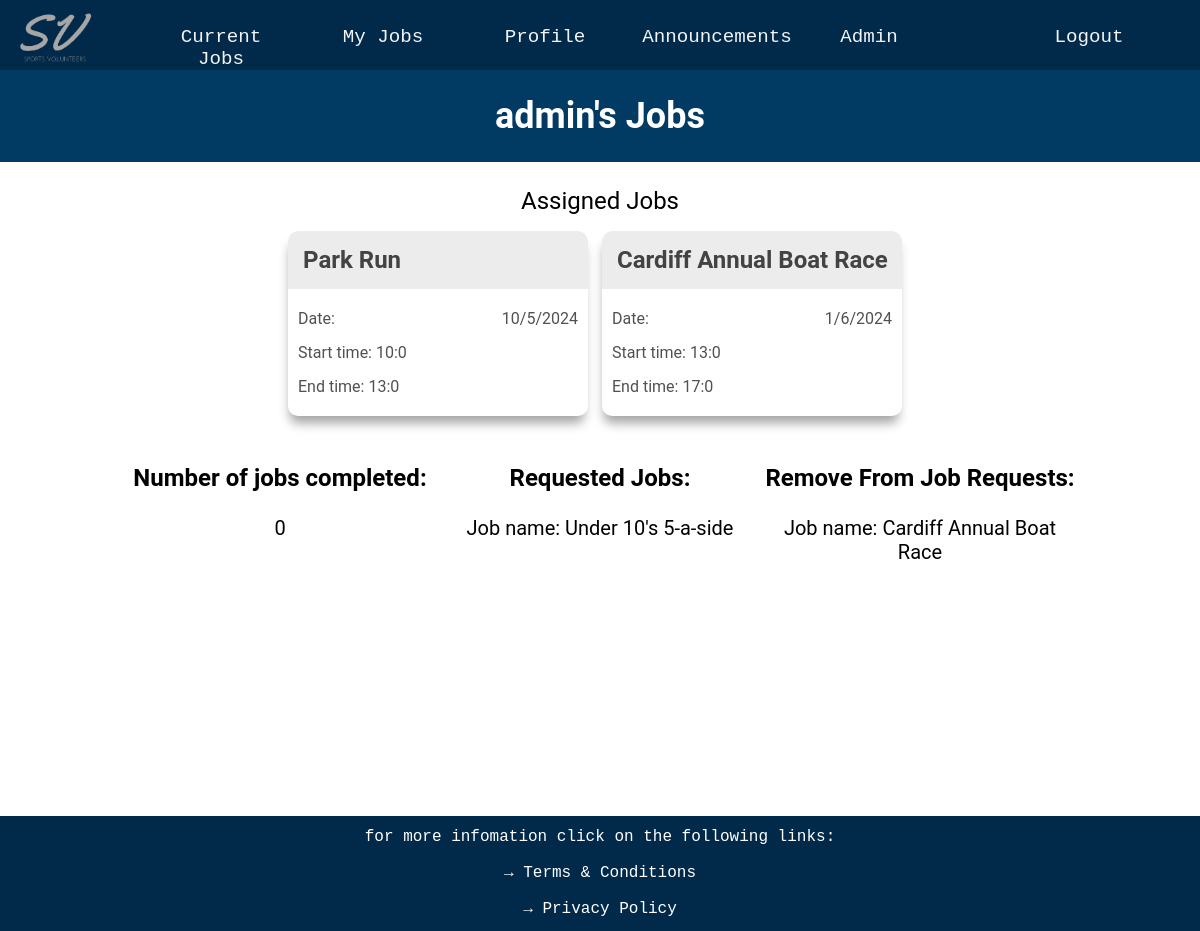
The page /my_jobs (signed in) on the database as committed earlier.
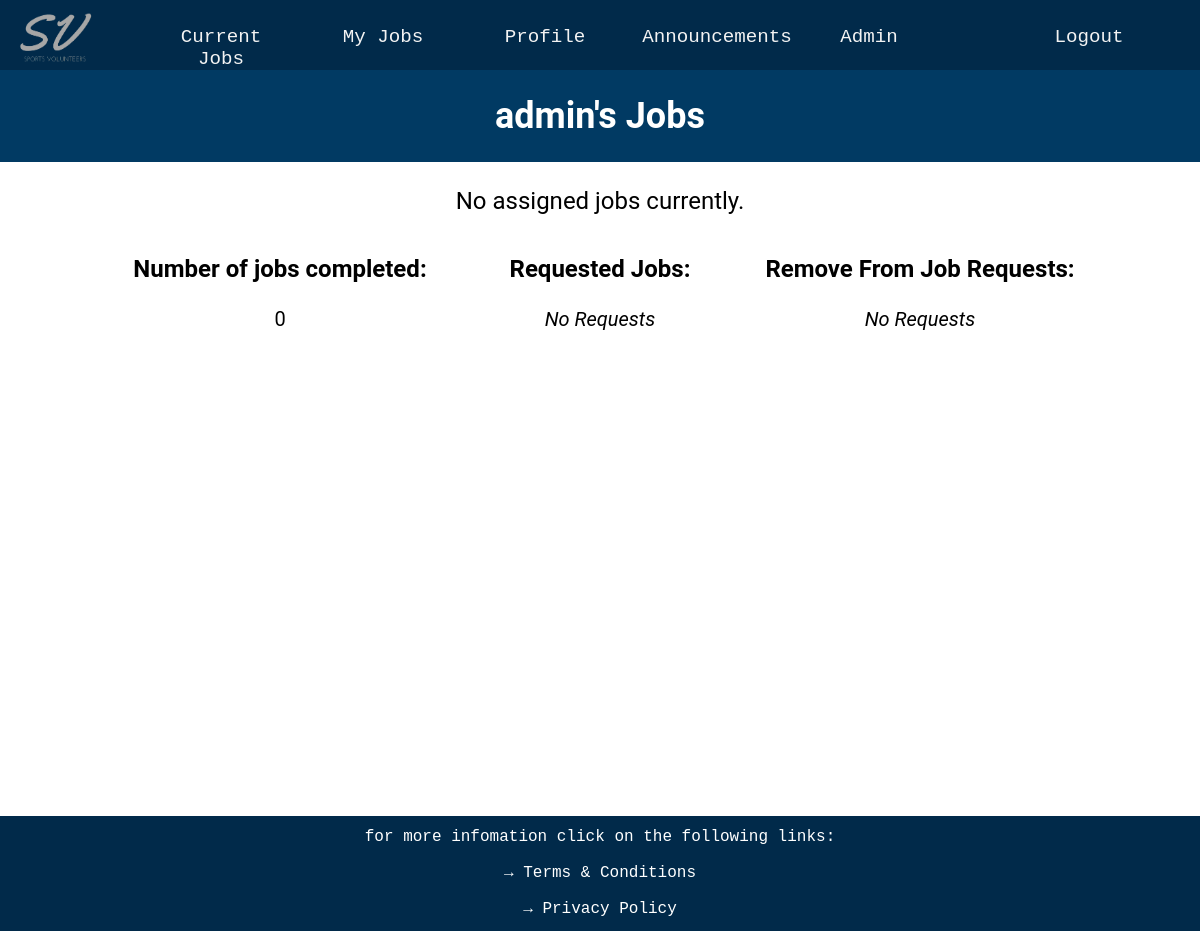
The same page on the database as committed later.
### website/databases.py (models this page shows, shortened)
class Jobs(UserMixin, db.Model):
    __tablename__ = 'jobs'
    job_id = db.Column(db.Integer, primary_key=True)
    job_name = db.Column(db.String(20))
    volunteers_needed = db.Column(db.Integer)
    volunteers_needed_left = db.Column(db.Integer)
    start_time = db.Column(db.String(20))
    end_time = db.Column(db.String(20))
    date = db.Column(db.String(20))
    job_description = db.Column(db.String(300))
    job_qualifications = db.relationship('Qualification', secondary=job_requirements,
                                         backref=db.backref('required_for_jobs', lazy='subquery'))

class RemoveRequests(UserMixin, db.Model):
    __tablename__ = 'remove_requests'
    remove_request_id = db.Column(db.Integer, primary_key=True, autoincrement=True)
    user_id = db.Column(db.Integer, db.ForeignKey('users.user_id'))
    job_id = db.Column(db.Integer, db.ForeignKey('jobs.job_id'))
    user = db.relationship('User', backref=db.backref('remove_requests', lazy='subquery'))
    job = db.relationship('Jobs', backref=db.backref('remove_requests', lazy='subquery'))

### website/routes.py (the view)
@app.route('/my_jobs', methods=['GET', 'POST'])
def my_jobs():
    current_user_id = current_user.get_id()
    assigned_jobs = Jobs.query.join(UserJobLink, Jobs.job_id == UserJobLink.job_id).filter(UserJobLink.user_id == current_user_id).all()
    my_remove_requests = RemoveRequests.query.filter_by(user_id=current_user_id).all()
    requested_removal_job_ids = [rem.job_id for rem in my_remove_requests]
    assigned_job_ids = []
    for assigned_job in assigned_jobs:
        assigned_job_ids.append(assigned_job.job_id)
    requested_job_ids = []
    requested_jobs = Requests.query.filter_by(user_id=current_user_id).all()
    for requested in requested_jobs:
        requested_job_ids.append(requested.job_id)
    if 'remove_request_job_id' in request.form:
        job_id_request = request.form['remove_request_job_id']
        new_request = RemoveRequests(user_id=current_user_id, job_id=job_id_request)
        db.session.add(new_request)
        db.session.commit()
        return redirect(url_for('my_jobs'))
    return render_template('my_jobs.html',assigned_jobs=assigned_jobs, assigned_job_ids=assigned_job_ids, requested_job_ids=requested_job_ids,
                           my_remove_requests=my_remove_requests, requested_removal_job_ids=requested_removal_job_ids,
                           current_user_id=current_user_id, job_table=Jobs, prescription_level = prescription_level)

### website/databases.py (called while the page is built)
    def get_id(self):
        return str(self.user_id)

### website/routes.py (called while the page is built)
@lm.user_loader
def load_user(user_id):
    return User.query.get(int(user_id))

### website/templates/my_jobs.html (shortened to what this page needs)
{% extends "layout.html" %}
{% block page_content %}
<div class="p-title-box">
    <h1 class = 'profile-title'>{{ current_user.username }}'s Jobs  </h1>
</div>
<div class="timetable-boxes">
{% if assigned_jobs %}
    <p class='profile-box-text' style='font-size: 3vh;'>Assigned Jobs</p>
    {% for job in assigned_jobs %}
    <div class="job-content">
        <element onclick="togglePopup('{{ job.job_id }}')">
            <div class="job-box">
                <div class="job-name-box">
                    <div class="job-name"><b>{{ job.job_name }}</b></div>
                </div>
                <div>Date: <span>{{ job.date }}</span></div>
                <div>Start time: <span>{{ job.start_time }}</span></div>
                <div>End time: <span>{{ job.end_time }}</span></div>
            </div>
        </element>
    </div>
    {% endfor %}
{% else %}
    <p class='profile-box-text' style='font-size: 3vh;'>No assigned jobs currently.</p>
{% endif %}
</div>
<div class='info-boxes'>
    <div class='info-box'>
        <p class='info-box-header'><b>Number of jobs completed:</b></p>
        <p class='info-box-text'> {{ current_user.jobs_completed }} </p>
    </div>
    <div class='info-box'>
        <p class='info-box-header'><b>Requested Jobs:</b></p>
        {% if requested_job_ids %}
            {% for my_request in requested_job_ids %}
                <p class='info-box-text'> Job name: {{ job_table.query.filter_by(job_id=my_request).first().job_name }} </p>
            {% endfor %}
        {% else %}
            <p class='info-box-text'><i>No Requests</i></p>
        {% endif %}
    </div>
    <div class='info-box'>
        <p class='info-box-header'><b>Remove From Job Requests:</b></p>
        {% if my_remove_requests %}
            {% for remove_request in my_remove_requests %}
                <p class='info-box-text'> Job name: {{ job_table.query.filter_by(job_id=remove_request.job_id).first().job_name }} </p>
            {% endfor %}
        {% else %}
            <p class='info-box-text'><i>No Requests</i></p>
        {% endif %}
    </div>
    </div>
{% endblock %}

Rows that differ between the two databases and show on the page:
removed Jobs: job_name "Park Run", date "10/5/2024", start_time "10:0", end_time "13:0"
removed Jobs: job_name "Cardiff Annual Boat Race", date "1/6/2024", start_time "13:0", end_time "17:0", query.filter_by "Cardiff Annual Boat Race"
removed Jobs: query.filter_by "Under 10's 5-a-side"
Other text that changed with them:
text no longer shown: "Assigned Jobs"
text now shown: "No assigned jobs currently. No Requests No Requests"
list line gone: "Job name:"
